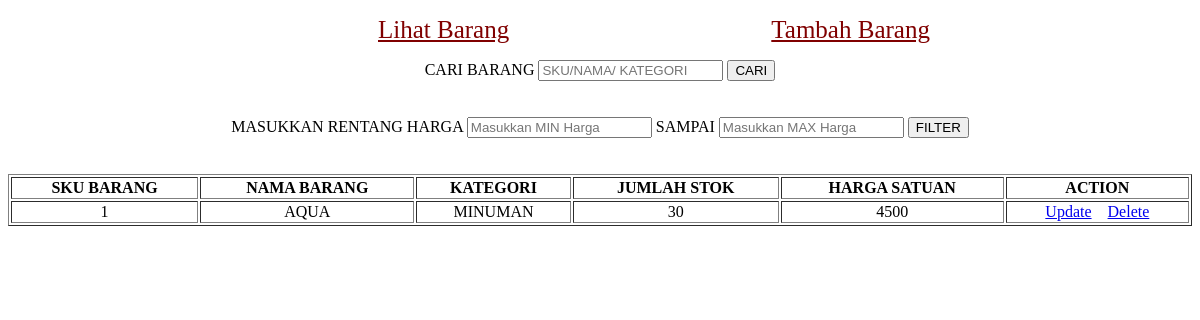
Page /barokah_minimarket/index.php?cari=1 on the committed database.
### tables this page shows
CREATE TABLE `barang` (
  `sku` varchar(5) NOT NULL,
  `nama` varchar(40) NOT NULL,
  `kategori` varchar(40) NOT NULL,
  `stok` varchar(40) NOT NULL,
  `harga` int(40) NOT NULL
);

### barokah_minimarket/conn.php (called while the page is built, shortened)
<?php
   function connection() {
   $dbServer = 'localhost';
   $dbUser = 'root';
   $dbPass = '';
   $dbName = "barokah";
   $conn = mysqli_connect($dbServer, $dbUser, $dbPass);
   mysqli_select_db($conn,$dbName);
   return $conn;
}
 ?>

### barokah_minimarket/index.php (the view, shortened to what this page needs)
<?php
   include ('conn.php');
 ?>
 <!DOCTYPE html>
 <html>
 <head>
 </head>
 <body>
 	<div class="menu">
 		<ul>
 		<li style="margin-left: 330px"><a href="<?php echo "index.php"; ?>">Lihat Barang</a></li>
 		<li><a href="<?php echo "tambah.php"; ?>">Tambah Barang</a></li>
 		</ul>
 	</div>
  <div class="cari">
    <form method="GET">
      <label>CARI BARANG</label>
      <input type="text" name="cari" placeholder="SKU/NAMA/ KATEGORI">
      <input type="submit" value="CARI">
    </form>
  </div>
  <br><br>
  <div class="filter">
    <form action="filter.php" method="POST">
    <label>MASUKKAN RENTANG HARGA</label>
    <input type="text" name="min" placeholder="Masukkan MIN Harga" required="required">
    <label>SAMPAI</label>
    <input type="text" name="max" placeholder="Masukkan MAX Harga" required="required">
    <input type="submit" name="filter" value="FILTER">
    </form>
  </div>
  <br><br>
	<div class="tabel">
		<table border="1" width="100%">
		<tr>
            <th>SKU BARANG</th>
            <th>NAMA BARANG</th>
            <th>KATEGORI</th>
            <th>JUMLAH STOK</th>
            <th>HARGA SATUAN</th>
            <th>ACTION</th>
        </tr>
		<?php
         if (isset($_GET['cari'])) {
            $cari = $_GET['cari'];
            $query = "SELECT * FROM barang WHERE sku like'%".$cari."%' OR nama like '%".$cari."%' OR kategori like '%".$cari."%'";
            $result =mysqli_query(connection(),$query);
          }
          else{
            $result = mysqli_query(connection(),"SELECT * FROM barang");
          }
        ?>
       <?php while($data = mysqli_fetch_array($result)): ?>
                  <tr>
                    <td><?php echo $data['sku'];  ?></td>
                    <td><?php echo $data['nama'];  ?></td>
                    <td><?php echo $data['kategori'];  ?></td>
                    <td><?php echo $data['stok'];  ?></td>
                    <td><?php echo $data['harga'];  ?></td>
                    <td>
                      <a href="<?php echo "update.php?sku=".$data['sku']; ?>"> Update</a>
                      <a href="<?php echo "delete.php?sku=".$data['sku']; ?>"> Delete</a>
                    </td>
                  </tr>
         <?php endwhile ?>
		</table>
	</div>
 </body>
 </html>

### barokah_minimarket/index.php (style rules this page uses)
.menu ul { display: flex; }
.menu ul li { flex-grow: 1; list-style: none; font-size: 25px; }
.menu ul li a { color: #800000; }
.tabel tr td { text-align: center; }
.filter { text-align: center; }
.cari { text-align: center; }

### rows in the picture
barang: sku "1", nama "AQUA", kategori "MINUMAN", stok "30", harga "4500"
